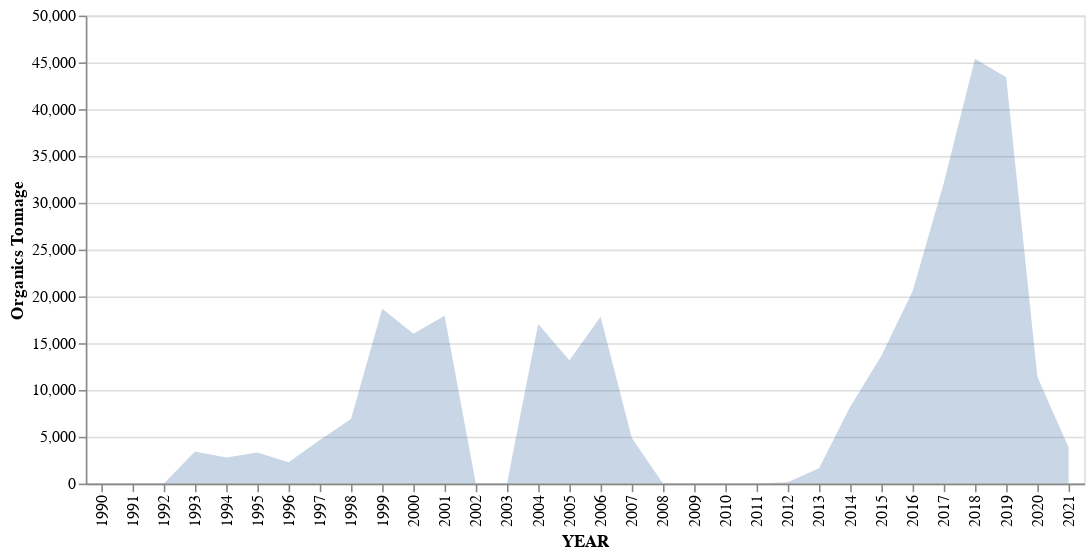

Notebook code cell kept with this figure:
### Code cell
alt.Chart(DSNY_pivot).mark_area(opacity=0.3).encode(
    alt.X("YEAR", type = "ordinal"),
    alt.Y("ORGANICS", type = "quantitative", title = "Organics Tonnage")
).interactive()

### Figure 1 — Vega-Lite specification as saved in the notebook (floating-point values rounded to 4 significant figures)
{"config": {"view": {"continuousWidth": 400, "continuousHeight": 300}}, "data": {"name": "data-905c9a58ee2e37f957fb318656622bae"}, "mark": {"type": "area", "opacity": 0.3}, "encoding": {"x": {"field": "YEAR", "type": "ordinal"}, "y": {"field": "ORGANICS", "title": "Organics Tonnage", "type": "quantitative"}}, "selection": {"selector004": {"type": "interval", "bind": "scales", "encodings": ["x", "y"]}}, "$schema": "https://vega.github.io/schema/vega-lite/v4.17.0.json", "datasets": {"data-905c9a58ee2e37f957fb318656622bae": [{"YEAR": 1990, "MGP": 0.0, "ORGANICS": 0.0, "PAPER": 0.0, "REFUSE": 303500.0}, {"YEAR": 1991, "MGP": 0.0, "ORGANICS": 0.0, "PAPER": 0.0, "REFUSE": 2346000.0}, {"YEAR": 1992, "MGP": 0.0, "ORGANICS": 0.0, "PAPER": 0.0, "REFUSE": 2906000.0}, {"YEAR": 1993, "MGP": 86540.0, "ORGANICS": 3422.0, "PAPER": 139100.0, "REFUSE": 2752000.0}, {"YEAR": 1994, "MGP": 162500.0, "ORGANICS": 2781.0, "PAPER": 256100.0, "REFUSE": 2754000.0}, {"YEAR": 1995, "MGP": 168100.0, "ORGANICS": 3322.0, "PAPER": 231200.0, "REFUSE": 2691000.0}, {"YEAR": 1996, "MGP": 173700.0, "ORGANICS": 2288.0, "PAPER": 256600.0, "REFUSE": 2771000.0}, {"YEAR": 1997, "MGP": 193300.0, "ORGANICS": 4670.0, "PAPER": 221300.0, "REFUSE": 2692000.0}, {"YEAR": 1998, "MGP": 243900.0, "ORGANICS": 6893.0, "PAPER": 230900.0, "REFUSE": 2608000.0}, {"YEAR": 1999, "MGP": 275600.0, "ORGANICS": 18670.0, "PAPER": 243100.0, "REFUSE": 2577000.0}, {"YEAR": 2000, "MGP": 299000.0, "ORGANICS": 16020.0, "PAPER": 253100.0, "REFUSE": 2565000.0}, {"YEAR": 2001, "MGP": 312400.0, "ORGANICS": 17940.0, "PAPER": 241400.0, "REFUSE": 2649000.0}, {"YEAR": 2002, "MGP": 156000.0, "ORGANICS": 14.8, "PAPER": 209000.0, "REFUSE": 2875000.0}, {"YEAR": 2003, "MGP": 1.0, "ORGANICS": 12.7, "PAPER": 193700.0, "REFUSE": 3075000.0}, {"YEAR": 2004, "MGP": 186900.0, "ORGANICS": 17040.0, "PAPER": 329500.0, "REFUSE": 2906000.0}, {"YEAR": 2005, "MGP": 243700.0, "ORGANICS": 13180.0, "PAPER": 372200.0, "REFUSE": 2806000.0}, {"YEAR": 2006, "MGP": 234800.0, "ORGANICS": 17820.0, "PAPER": 353500.0, "REFUSE": 2759000.0}, {"YEAR": 2007, "MGP": 228000.0, "ORGANICS": 4866.0, "PAPER": 346700.0, "REFUSE": 2692000.0}, {"YEAR": 2008, "MGP": 228700.0, "ORGANICS": 15.0, "PAPER": 341000.0, "REFUSE": 2630000.0}, {"YEAR": 2009, "MGP": 231100.0, "ORGANICS": 0.0, "PAPER": 311200.0, "REFUSE": 2592000.0}, {"YEAR": 2010, "MGP": 220900.0, "ORGANICS": 0.0, "PAPER": 299400.0, "REFUSE": 2534000.0}, {"YEAR": 2011, "MGP": 219400.0, "ORGANICS": 0.0, "PAPER": 302000.0, "REFUSE": 2664000.0}, {"YEAR": 2012, "MGP": 211600.0, "ORGANICS": 146.5, "PAPER": 283200.0, "REFUSE": 2587000.0}, {"YEAR": 2013, "MGP": 219800.0, "ORGANICS": 1651.0, "PAPER": 284100.0, "REFUSE": 2553000.0}, {"YEAR": 2014, "MGP": 235000.0, "ORGANICS": 8202.0, "PAPER": 288700.0, "REFUSE": 2528000.0}, {"YEAR": 2015, "MGP": 251400.0, "ORGANICS": 13670.0, "PAPER": 292700.0, "REFUSE": 2499000.0}, {"YEAR": 2016, "MGP": 275300.0, "ORGANICS": 20550.0, "PAPER": 299300.0, "REFUSE": 2503000.0}, {"YEAR": 2017, "MGP": 283400.0, "ORGANICS": 32110.0, "PAPER": 294100.0, "REFUSE": 2505000.0}, {"YEAR": 2018, "MGP": 290300.0, "ORGANICS": 45390.0, "PAPER": 303100.0, "REFUSE": 2528000.0}, {"YEAR": 2019, "MGP": 299900.0, "ORGANICS": 43420.0, "PAPER": 298700.0, "REFUSE": 2513000.0}, {"YEAR": 2020, "MGP": 348300.0, "ORGANICS": 11420.0, "PAPER": 312200.0, "REFUSE": 2665000.0}, {"YEAR": 2021, "MGP": 318700.0, "ORGANICS": 3849.0, "PAPER": 309500.0, "REFUSE": 2670000.0}]}}
